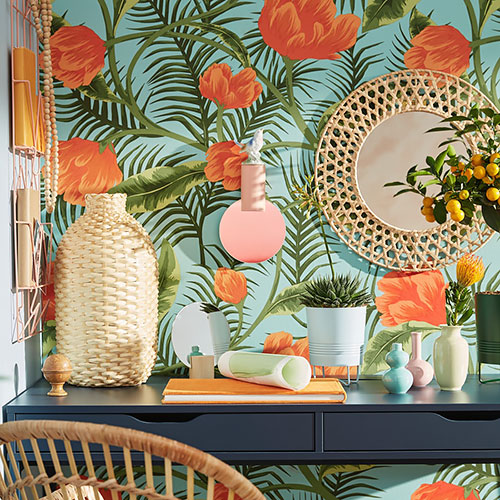
//> input picture color_fuzzy_c-means/final2/17.jpg, 500 x 500 px
$ ./final2   (built with g++ and OpenCV 4)
//> lines starting //> are read from the running program, lines starting //| are printed output that depends on the picture
### color_fuzzy_c-means/final2/pch.h
// 開始使用的秘訣:
//   1. 使用 [方案總管] 視窗，新增/管理檔案
//   2. 使用 [Team Explorer] 視窗，連線到原始檔控制
//   3. 使用 [輸出] 視窗，參閱組建輸出與其他訊息
//   4. 使用 [錯誤清單] 視窗，檢視錯誤
//   5. 前往 [專案] > [新增項目]，建立新的程式碼檔案，或是前往 [專案] > [新增現有項目]，將現有程式碼檔案新增至專案
//   6. 之後要再次開啟此專案時，請前往 [檔案] > [開啟] > [專案]，然後選取 .sln 檔案

#ifndef PCH_H
#define PCH_H

// TODO: 請於此新增您要先行編譯的標頭

#endif //PCH_H

### color_fuzzy_c-means/final2/final2.cpp
// homework.cpp : 此檔案包含 'main' 函式。程式會於該處開始執行及結束執行。
//
//test new eqe
#include "pch.h"
#include <iostream>
#include <cmath>
#include <opencv2/opencv.hpp>
#include <vector>
#include <set>
#include <ctime>

using namespace cv;
using namespace std;

void rand_vertex(int num, vector<Vec3b> &record);//num是vertex數目
void rand_vertex2(int num, vector<Vec3b> &record, Mat img);
void rand_vertex_use_matrixU(int m, Mat &record_point, vector< vector<double> > &matrix_U, vector<Vec3b> &record_vertex);//用矩陣U找最初的V(V是CLUSTER的群心)
void new_vertex_and_error(vector<vector<double>> &matrix_U, Mat &record_point, vector<Vec3b> &new_record_vertex, int m);
void fuzzy(vector<vector<double>> &matrix_U, Mat &record_point, vector<Vec3b> record_vertex, int m);
double distance(Vec3b a, Vec3b b);
bool error_diffrence_type1(vector<Vec3b> &record_vertex, vector<Vec3b> &new_record_vertex, double error);
bool error_diffrence_type2(vector<Vec3b> &record_vertex, vector<Vec3b> &new_record_vertex, double error);
bool error_diffrence_type3(vector<Vec3b> &record_vertex, vector<Vec3b> &new_record_vertex, double error);
bool error_diffrence_type4(vector<Vec3b> &record_vertex, vector<Vec3b> &new_record_vertex, double error);
void print_map_final(Mat &record_point, vector<vector<double>> &matrix_U, vector<Vec3b> &record_vertex, int n);
void print_matrix_U(vector< vector<double> > matrix_U);

//--------------------------------------【main( )函數】---------------------------------------
//          描述：控制臺應用程式的入口函數，我們的程式從這里開始執行
//-----------------------------------------------------------------------------------------------
int main()
{
	double start = 0.0;
	double end = 0.0;
	int i = 0; //列印圖片用
	int cluster_num = 5;                  //幾個cluster
	int m = 100;      //自己設的次方
	double error = 15;
	Mat img = imread("17.jpg");
//> img is the input picture: 500 rows x 500 cols, CV_8UC3; mean B, G, R 109.4, 135.5, 146.6
	int map_row = img.rows;                     //圖片row
//> map_row = 500
	int map_col = img.cols;				     //圖片col
//> map_col = 500
	int point_num = (img.rows)*(img.cols);                   //幾個點
//> point_num = 250000
	imshow("圖檔", img);
	waitKey(5000);

	vector< vector<double> > matrix_U(cluster_num, vector<double>(point_num));  //紀錄隸屬矩陣
	vector<Vec3b> record_vertex;       //紀錄vertex
	vector<Vec3b> new_record_vertex;
	rand_vertex(cluster_num, record_vertex);//隨機vertex     事前工作
	//rand_vertex_use_matrixU(m, img, matrix_U, record_vertex);//和上面的rand_vertex可以互換
	//rand_vertex2(cluster_num, record_vertex, img);//means作法  可和上面兩種互換
	cout << "開始..........................................." << endl;
	start = clock();
	do
	{
		fuzzy(matrix_U, img, record_vertex, m);
		print_map_final(img, matrix_U, record_vertex, i++);
		new_vertex_and_error(matrix_U, img, new_record_vertex, m);//改成傳進去大小record_vertex.size()
		end = clock();
		cout << "運行時間：" << (end - start) / CLOCKS_PER_SEC << endl;
		waitKey(500);
	} while (error_diffrence_type4(record_vertex, new_record_vertex, error)); //這裡可以替換別的error方法
//> this loop made 2 passes
//> i on pass 1: 1
//> (cluster_num in print_map_final, i) on pass 2: (5, 2)
//> pass 1, in print_map_final, `imshow("rand_map_with_vertex" + to_string(n), copy_one);`:
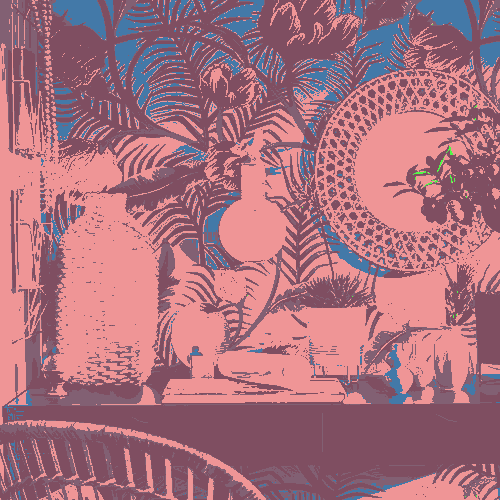
//> window 'rand_map_with_vertex0': 500 rows x 500 cols, CV_8UC3; mean B, G, R 125.7, 112.5, 169.7
//> pass 2, in print_map_final (call 2), `imshow("rand_map_with_vertex" + to_string(n), copy_one);`:
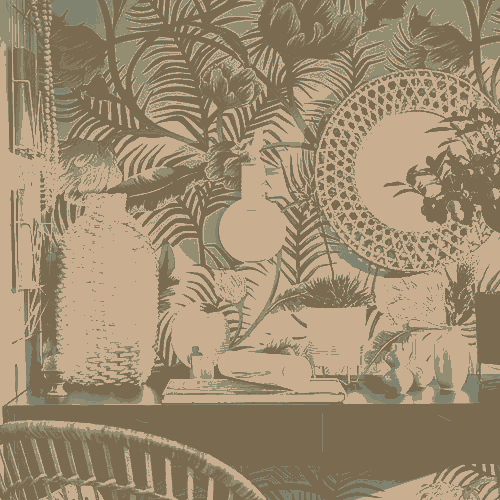
//> window 'rand_map_with_vertex1': 500 rows x 500 cols, CV_8UC3; mean B, G, R 111.6, 139.2, 156.8
	cout << "結束嚕" << endl;
	waitKey(0);
	system("pause");
	return 0;
}

void rand_vertex(int num, vector<Vec3b> &record)
{
	cv::RNG rnger(cv::getTickCount());
	Vec3b rand_vertex;

	for (int j = 0; j < num; j++)
	{
		bool same = false;
		rand_vertex[0] = rnger.uniform(0, 255);
		rand_vertex[1] = rnger.uniform(0, 255);
		rand_vertex[2] = rnger.uniform(0, 255);

		for (int i = 0; i < record.size(); i++)
		{
			if (rand_vertex == record.at(i))
			{
				same = true;
				j--;        //沒有增加vertex  要把迴圈次數減回去
				break;
			}
		}
		if (same == false)
			record.push_back(rand_vertex);
	}
}

// [48 lines left out: functions rand_vertex2, rand_vertex_use_matrixU, not called in this run]

void fuzzy(vector<vector<double>> &matrix_U, Mat &record_point, vector<Vec3b> record_vertex, int m)
{
	int row = matrix_U.size();
	if (row == 0)
		return;
	int col = matrix_U.at(0).size();

	for (int i = 0; i < col; i++)
	{
		bool distance_zero = false;
		for (int j = 0; j < row; j++)          //matrix_U.at(row).at(col)
		{
			double total = 0;
			double upper = distance(record_point.at<Vec3b>(i / record_point.cols, i%record_point.cols), record_vertex.at(j));
			for (int k = 0; k < record_vertex.size(); k++)
			{
				if (!isnormal((upper / distance(record_point.at<Vec3b>(i / record_point.cols, i%record_point.cols), record_vertex.at(k)))))//其實應該要是if (distance(record_point.at(i), record_vertex.at(k))) == 0);
				{
					for (int l = 0; l < record_vertex.size(); l++)
					{
						if (l == k)
							matrix_U.at(l).at(i) = 1;              //原因是算出來distance是0的話代表太接近了  直接射程1  不然會出現 inf  的錯誤
						else
							matrix_U.at(l).at(i) = 0;
					}
					distance_zero = true;
					break;
				}

				total += pow(upper / distance(record_point.at<Vec3b>(i / record_point.cols, i%record_point.cols), record_vertex.at(k)), (double)2 / (m - 1));   //2/(m-1)已經修改
			}
			if (distance_zero == true)
				break;
			matrix_U.at(j).at(i) = 1 / total;
		}
	}
}

double distance(Vec3b a, Vec3b  b)
{
	int x = (a[0] - b[0]);
	int y = (a[1] - b[1]);
	int z = a[2] - b[2];
	return sqrt(pow(x, 2) + pow(y, 2) + pow(z, 2));
	//return abs(x) + abs(y) + abs(z);  //另一種距離方法
}

void new_vertex_and_error(vector<vector<double>> &matrix_U, Mat &record_point, vector<Vec3b> &new_record_vertex, int m)//p394 11.6.8
{
	new_record_vertex.clear();//把先前的資料刪掉
	int vertex_num = matrix_U.size();
	int rows = record_point.rows;
	int cols = record_point.cols;
	for (int i = 0; i < vertex_num; i++)
	{
		double color1 = 0;
		double color2 = 0;
		double color3 = 0;
		double total_bottom = 0;
		for (int j = 0; j < rows; j++)
		{
			for (int k = 0; k < cols; k++)
			{
				color1 += pow(matrix_U.at(i).at(j*rows + k), m)*record_point.at<Vec3b>(j, k)[0];
				color2 += pow(matrix_U.at(i).at(j*rows + k), m)*record_point.at<Vec3b>(j, k)[1];
				color3 += pow(matrix_U.at(i).at(j*rows + k), m)*record_point.at<Vec3b>(j, k)[2];
				total_bottom += pow(matrix_U.at(i).at(j*rows + k), m);
			}
		}
		color1 = color1 / total_bottom;
		color2 = color2 / total_bottom;
		color3 = color3 / total_bottom;
		new_record_vertex.push_back(Vec3b((int)color1, (int)color2, (int)color3));
	}
	return;
}

// [58 lines left out: functions error_diffrence_type1, error_diffrence_type2, error_diffrence_type3, not called in this run]

bool error_diffrence_type4(vector<Vec3b> &record_vertex, vector<Vec3b> &new_record_vertex, double error) //每組內比較超過error就不行要重做，true代表要做下一輪
{
	bool have_change = false;
	double total = 0;
	for (int i = 0; i < record_vertex.size(); i++)
	{
		cout << "第 " << i << " : " << distance(record_vertex.at(i), new_record_vertex.at(i)) << endl;

		if (distance(record_vertex.at(i), new_record_vertex.at(i)) > error)
		{
			have_change = true;
		}
		total += distance(record_vertex.at(i), new_record_vertex.at(i));
		record_vertex.at(i) = new_record_vertex.at(i);
	}
	cout << "total: " << total << endl;
	cout << "________________________________________________\n";
	if (have_change == true)
		return true;
	return false;
}

void print_map_final(Mat &record_point, vector<vector<double>> &matrix_U, vector<Vec3b> &record_vertex, int n)//n是第幾次進來
{
	int num = 0;
	int cluster_num = record_vertex.size();
	Mat copy_one(record_point.rows, record_point.cols, CV_8UC3, Scalar((int)255, (int)255, (int)255));

	for (int i = 0; i < copy_one.rows; i++)
	{
		for (int k = 0; k < copy_one.cols; k++)
		{
			int belong_claster = 0;  //屬於哪一個cluster;
			double max = 0;
			for (int j = 0; j < cluster_num; j++)
			{
				if (max < matrix_U.at(j).at(i*copy_one.rows + k))
				{
					max = matrix_U.at(j).at(i*copy_one.rows + k);//max要改
					belong_claster = j;
				}
			}
			copy_one.at<Vec3b>(i, k) = record_vertex.at(belong_claster);
		}
	}
	imshow("rand_map_with_vertex" + to_string(n), copy_one);
}

// [16 lines left out: function print_matrix_U, not called in this run]
